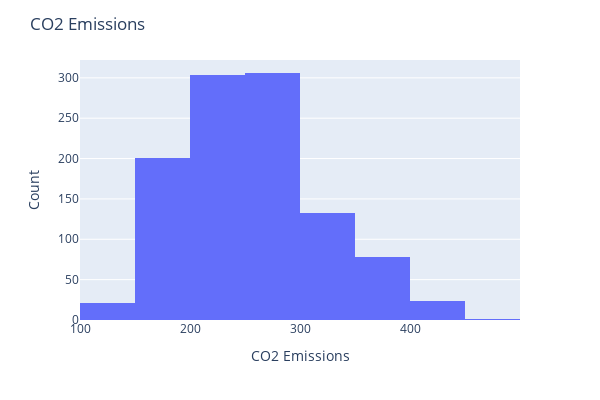

Write notebook code for a chart like this one.
### Code cell
fig_config = {
    'data_frame': df,
    'x': 'co2_emissions',
    'nbins': 10,
    'width': 600, 
    'height': 400
}

layout_config = {
    'title': 'CO2 Emissions',
    'xaxis_title': 'CO2 Emissions',
    'yaxis_title': 'Count',
}

fig = px.histogram(**fig_config)
fig.update_layout(**layout_config)
fig.show()

### Figure 1 — Plotly figure (JSON) as saved in the notebook; plotly's stock layout.template omitted (floating-point values rounded to 4 significant figures; data arrays with more than 128 entries replaced by an {"elided": "..."} marker saying what was removed)
{"data": [{"alignmentgroup": "True", "bingroup": "x", "hovertemplate": "co2_emissions=%{x}<br>count=%{y}<extra></extra>", "legendgroup": "", "marker": {"color": "#636efa", "pattern": {"shape": ""}}, "name": "", "nbinsx": 10, "offsetgroup": "", "orientation": "v", "showlegend": false, "type": "histogram", "x": {"elided": "1067 int values"}, "xaxis": "x", "yaxis": "y"}], "layout": {"barmode": "relative", "height": 400, "legend": {"tracegroupgap": 0}, "margin": {"t": 60}, "title": {"text": "CO2 Emissions"}, "width": 600, "xaxis": {"anchor": "y", "domain": [0, 1], "title": {"text": "CO2 Emissions"}}, "yaxis": {"anchor": "x", "domain": [0, 1], "title": {"text": "Count"}}}}
